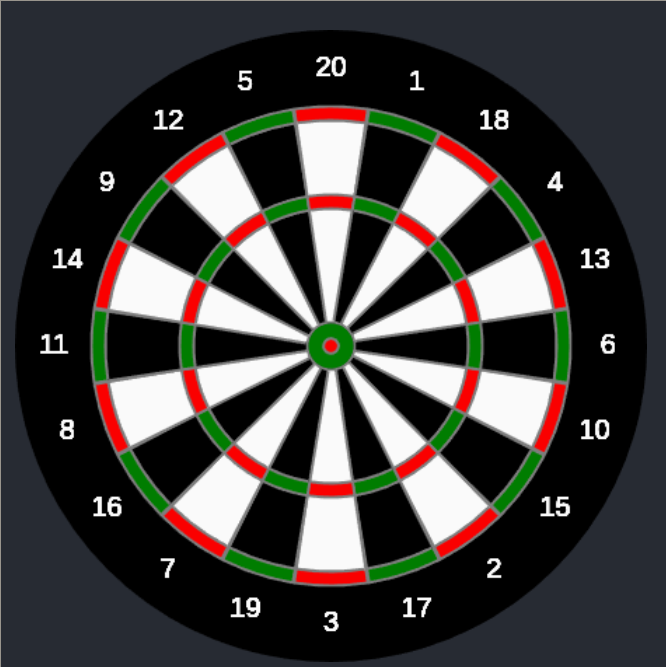
#> input picture opencv/0.png, 666 x 667 px; the run also reads 1 picture not shown here
$ python t1.py
#> lines starting #> are read from the running program, lines starting #| are printed output that depends on the picture; after the words box and inside, x2 and y2 are one past the last pixel; in counts of white or black regions, pixels touching at a corner belong together; long printed decimals are rounded
#!/usr/bin/env python3

import cv2
import sys
import numpy as np
import math

i0 = cv2.imread("./0.png")
#> i0 is the input picture: shape (667, 666, 3); mean B, G, R 61.5, 63.1, 65.2
i0g = cv2.cvtColor(i0, cv2.COLOR_BGR2GRAY)
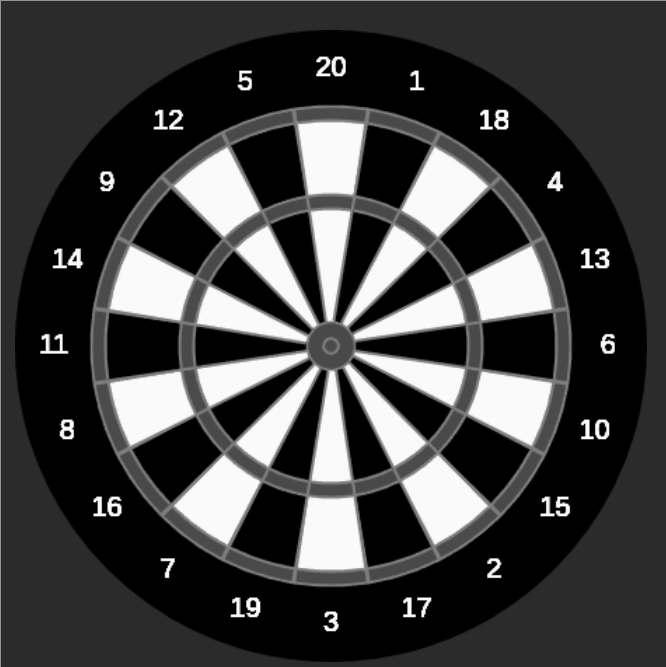
#> i0g: shape (667, 666); min 0, max 250, mean 63.6
i0b = cv2.GaussianBlur(i0g,(9,9), 2)
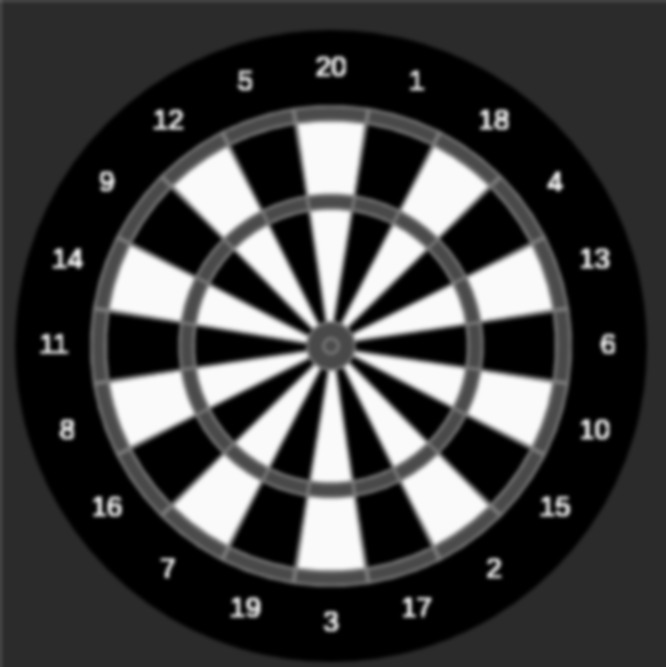
#> i0b: shape (667, 666); min 0, max 250, mean 63.5

cv2.imshow('Original Image', i0)

def angle(a,b):
  l1 = math.sqrt(a[0]*a[0]+a[1]*a[1])
  l2 = math.sqrt(b[0]*b[0]+b[1]*b[1])

  dot = a[0]*b[0] + a[1]*b[1]

  a = dot / (l1 * l2)

  if (a >= 1.0): rad = 0.0
  else:
    if (a <= -1.0): rad = math.PI
    else: rad = math.acos(a)

  an = rad * 180 / 3.14159265358979323846

  if (b[0] < 0):
    return 360 - an
  else:
    return an

circles = cv2.HoughCircles(i0b,cv2.HOUGH_GRADIENT,
                           dp=1,
                           minDist=50,
                           param1=150,
                           minRadius=50,
                           maxRadius=500,
                           param2=200)
#> circles = [[330.5, 345.5, 241.6]]
circles = np.uint16(np.around(circles))
#> circles = [[330, 346, 242]]

for i in circles[0,:]:
    # draw the outer circle
    cv2.circle(i0,(i[0],i[1]),i[2],(255,0,0),1)
    # draw the center of the circle
    cv2.circle(i0,(i[0],i[1]),2,(255,0,0),1)
#> this loop made 1 pass
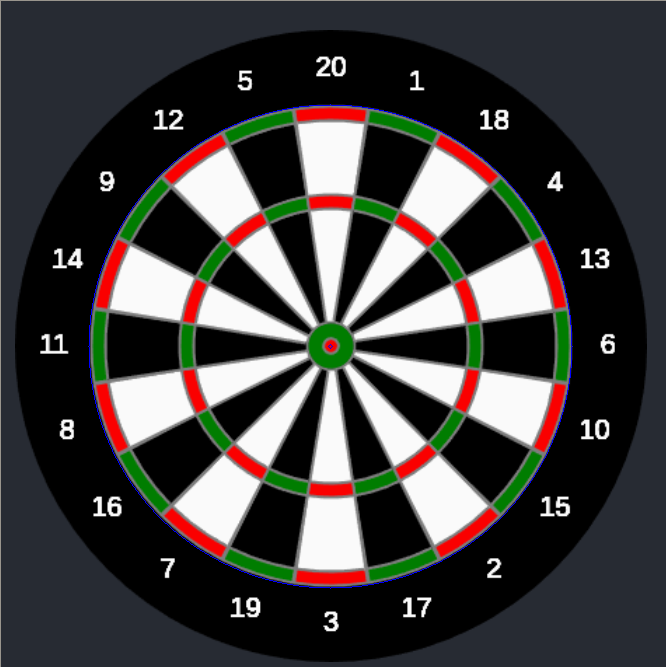
#> i0: shape (667, 666, 3); 0.31% of pixels changed, all inside (x1, y1, x2, y2) = (88, 104, 573, 589)

def to_point(a,c):
  return (a[0]-int(c[0]), int(c[1])-a[1],)

cv2.imshow("gau",i0b)
cv2.imshow("0",i0)
k = cv2.waitKey(0)
#> (key Esc is pressed here)

i1 = cv2.imread("./3.png")
i1g = cv2.cvtColor(i1, cv2.COLOR_BGR2GRAY)
delta = cv2.absdiff(i0g, i1g)
thresh = cv2.threshold(delta, 130,255,cv2.THRESH_BINARY)[1]
#> thresh: shape (667, 666); 0.06% white; 3 white regions, box (x1, y1, x2, y2) and area: (520, 339, 532, 352) 124, (151, 391, 161, 401) 76, (320, 147, 328, 156) 58
thresh = cv2.dilate(thresh,None,None,None,3)
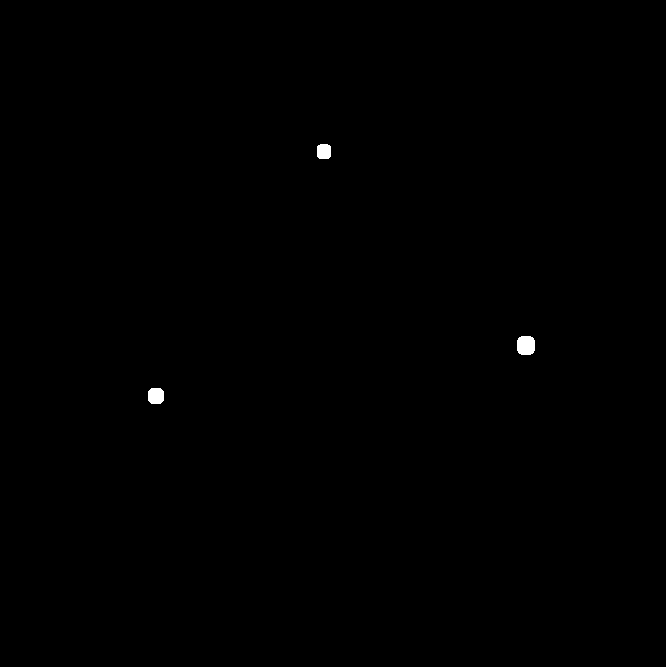
#> thresh: shape (667, 666); 0.17% white; 3 white regions
cv2.imshow("th2", thresh)

(cnts, _) = cv2.findContours(thresh.copy(), cv2.RETR_EXTERNAL, cv2.CHAIN_APPROX_SIMPLE)
#> cnts = 3 contours; box (x1, y1, x2, y2) and area: (517, 336, 535, 355) 280, (148, 388, 164, 404) 207, (317, 144, 331, 159) 172

hits = []
for c in cnts:
  (x,y,w,h) = cv2.boundingRect(c)
  hits.append((x+round(w/2),y+round(h/2)))
  cv2.rectangle(i1, (x,y),(x+w,y+h),(0,0,200),1)
#> this loop made 3 passes
#> (x, y, w, h) on passes 1 to 3: (148, 388, 16, 16), (517, 336, 18, 19), (317, 144, 14, 15)
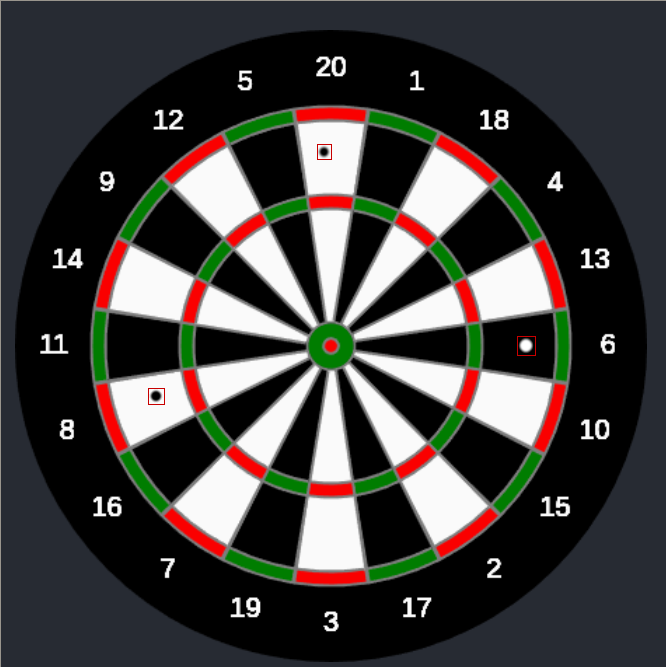
#> i1: shape (667, 666, 3); mean B, G, R 61.5, 63, 65.2
#> after the loop, hits = [(156, 396), (526, 346), (324, 152)]

center = (circles[0][0][0],circles[0][0][1])
#> center = (330, 346)

cv2.line(i1, (center[0],y-330),(center[0],y+330),(255,0,0))
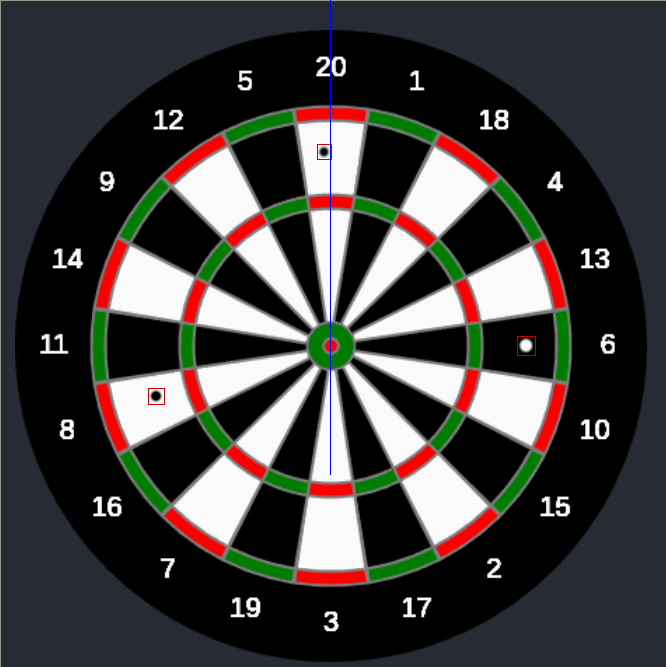
#> i1: shape (667, 666, 3); 0.11% of pixels changed, all inside (x1, y1, x2, y2) = (330, 0, 331, 475)
for hit in hits:
  print("angle",  angle((0,200),to_point(hit,center)))
  #print(math.atan2(center[1]-hit[1], center[0]-hit[0]) * 180 / 3.14159265358979323846)
  cv2.line(i1, center,(hit[0],hit[1]),(255,0,0))
#> this loop made 3 passes
#> (hit, l2 in angle, dot in angle, a in angle, rad in angle, an in angle) on passes 1 to 3: ((156, 396), 181, -10000, -0.276, 1.85, 106), ((526, 346), 196, 0, 0, 1.57, 90), ((324, 152), 194.1, 38800, 1, 0.0309, 1.77)
#| angle 253.968
#| angle 90.0
#| angle 358.229
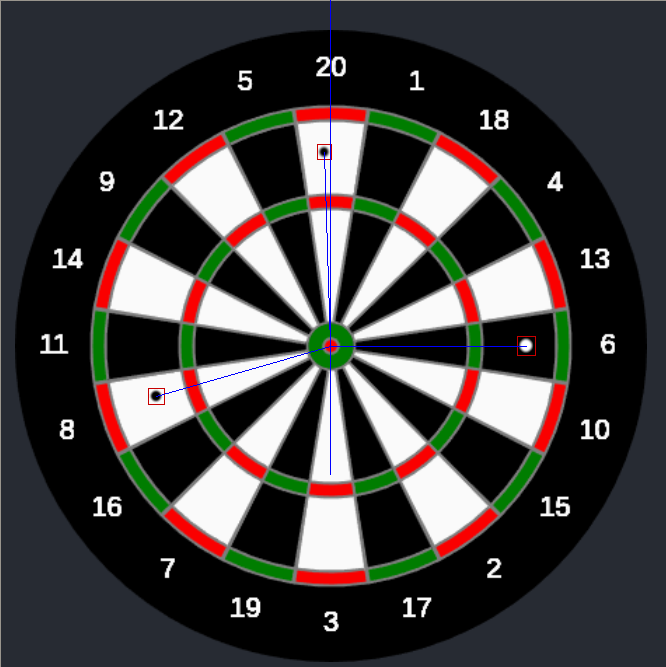
#> i1: shape (667, 666, 3); 0.12% of pixels changed, all inside (x1, y1, x2, y2) = (156, 152, 527, 397)

cv2.imshow("res", i1)

k = cv2.waitKey(0)
#> (key Esc is pressed here)

cv2.destroyAllWindows()
